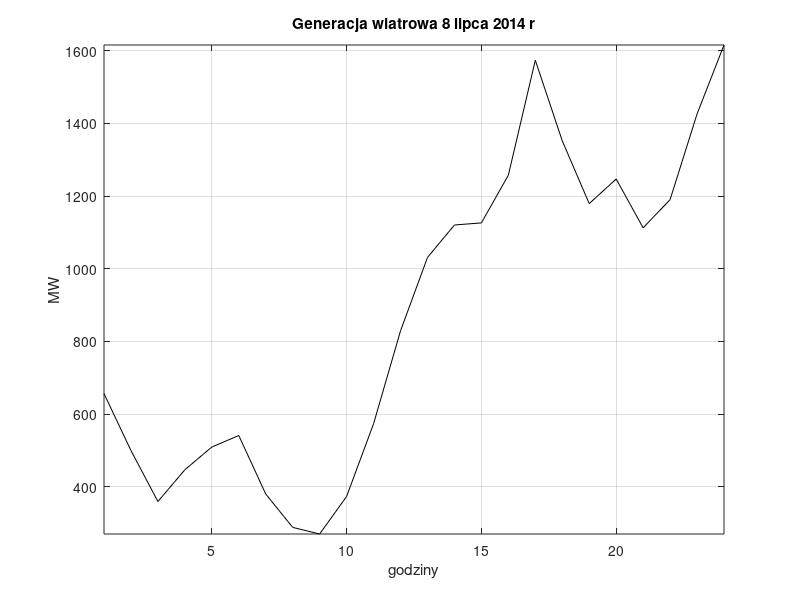

Here is the MATLAB script that generated this plot:
function epv
% moc EPV na D-1 -  doby
moc=[
%godz    2602    1804    2307
    1       0       0       0                           
    2       0       0       0                           
    3       0       0       0                           
    4       0       0       0                           
    5       0       0       0 
    6       0       0       0     
    7       0       0.1     0.3                           
    8       0       1.2     2.2                           
    9       0.1     3.6     4.9                           
    10      0.5     6.4     6.5                           
    11      0.55    8.42    8.4
    12      0.8     9.7     10.0 
    13      0.8     10.42   11.8 
    14      0.45    10.0    11.4 
    15      0.4     8.4     10.6 
    16      0.38    7.0     9.6 
    17      0.05    6.8     7.6 
    18      0.0     4.1     5.2 
    19      0.0     1.2     2.9 
    20      0.0     0.2     1.5 
    21      0.0     0.05    0.1 
    22      0       0       0                           
    23      0       0       0                           
    24      0       0       0 
];
h=moc(:,1);
luty=moc(:,2);
kwiecien=moc(:,3);
lipiec=moc(:,4);
plot(h,luty,'k-.',h,kwiecien,'k--',h,lipiec,'k-');
title('Mikroinstalacja PV 15 kW - wytwarzanie mocy w typowych dobach 2014 roku');
legend('luty','kwiecien','lipiec');
grid on; xlabel('godziny'); ylabel('kW');
axis tight;
%axis=[0 24 0 15];
disp('ENTER'); pause; 
close;
 


% energia EPV na D-1 -  miesiace 2014
energia=[
%miesiac  mono    poly    cigs
 1	137.4	85.6	126.3
2	373.7	253.0	365.2
3	501.9	391.4	494.3
4	539.3	438.8	531.8
5	640.1	534.7	638.6
6	713.9	639.4	733.9
7	757.5	617.0	776.2
8	595.9	487.5	602.2
9	510.1	400.7	512.8
10	383.6	294.7	378.4
11	158.7	120.7	148.2
12	104.0	65.5	92.6

];
m=energia(:,1);
mono=energia(:,2);
poly=energia(:,3);
cigs=energia(:,4);
enpv=mono+poly+cigs;
plot(m,mono,'k-.',m,poly,'k--',m,cigs,'k:',m,enpv,'k-');
title('Mikroinstalacja PV 15 kW - wytwarzanie energii w miesiacach 2014 roku');
legend('MONO','POLY','CIGS','mikroinstalacja');
grid on; xlabel('miesiac'); ylabel('kWh');
axis tight;
%axis=[0 24 0 15];
disp('ENTER'); pause; 
close;


% energia EPV w latach 2012-2014
en=[
    % 2012 2013 2014
    1    15.540
    2    13.672
    3    15.146
];
t=en(:,1); e=en(:,2);
ezero=e*0;
axis auto;
plot(t,e,'k-o', t,ezero,'k-');
title('Mikroinstalacja PV 15 kW - wytwarzanie energii w latach 2012-14');
grid on; xlabel('rok'); ylabel('MWh');
%axis=[1 3 0 16];
disp('ENTER'); pause; 
close;

%bar(e);
%bar(e), colormap(cool);
%close;
%disp('ENTER'); pause; 

% produkcja energii miesieczna w 2012 roku w MWh
em=[0.420	0.705	1.418	1.744	2.154	1.803	2.002	2.029	1.464	1.036	0.429	0.334];
tm=1:12;
emzero=em*0;
%axis auto;
%axis tight;
plot(tm,em,'k-', tm,emzero,'k-');
title('Mikroinstalacja PV 15 kW - miesieczne wytwarzanie energii w 2012 roku');
grid on; xlabel('miesiace'); ylabel('MWh');
disp('ENTER'); pause; 
close;

% generacja wiatrowa 8 lipca 2014 r
gw=[
 %godz  Pgen,MW
1	656.325
2	499.45
3	359.125
4	446.613
5	509.1
6	540.863
7	379.725
8	287.9
9	269.688
10	373.05
11	573.275
12	829.063
13	1031.075
14	1120.488
15	1126.238
16	1257.65
17	1574
18	1352.213
19	1179.4
20	1247.138
21	1112.7
22	1190.313
23	1426.138
24	1616.063
];
h=[]; h=gw(:,1); lipiec=[]; lipiec=gw(:,2);
plot(h,lipiec,'k-');
title('Generacja wiatrowa 8 lipca 2014 r');
grid on; xlabel('godziny'); ylabel('MW');
axis tight;
%axis=[0 24 0 1700];
disp('ENTER'); pause; 
close;
return